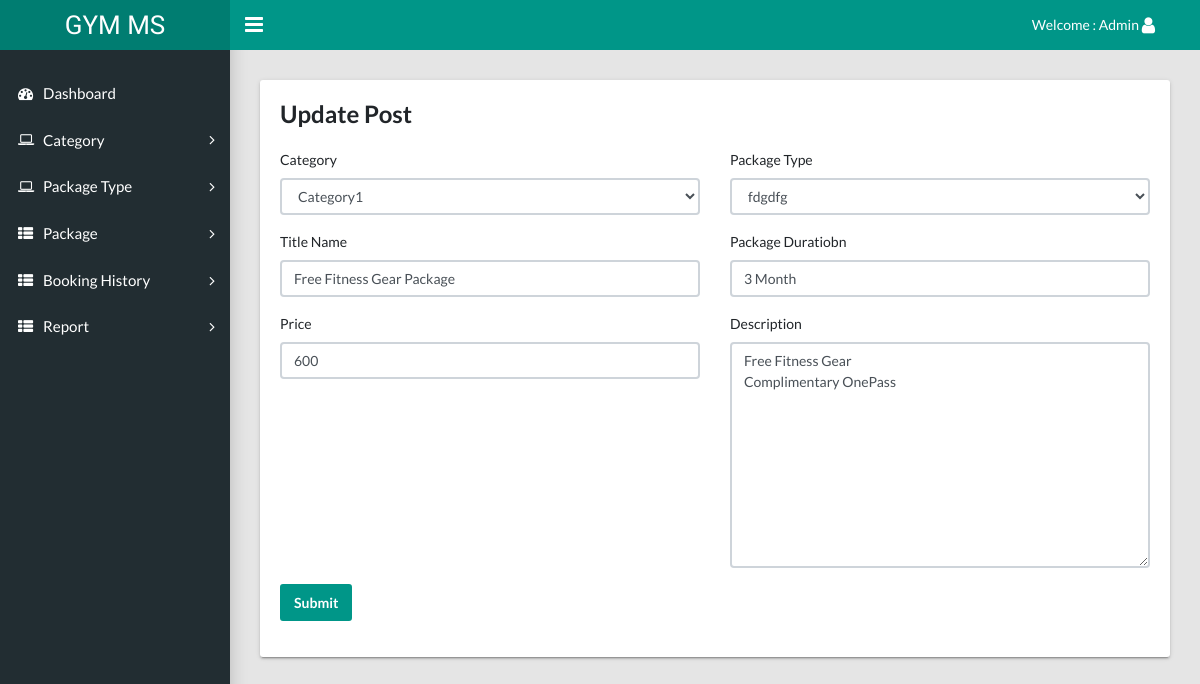
The page /admin/edit-post.php?pid=1 (signed in) on the database its author committed.
### tables this page shows
CREATE TABLE `tbladdpackage` (
  `id` int(11) NOT NULL,
  `category` varchar(45) DEFAULT NULL,
  `titlename` varchar(450) DEFAULT NULL,
  `PackageType` varchar(45) DEFAULT NULL,
  `PackageDuratiobn` varchar(45) DEFAULT NULL,
  `Price` varchar(45) DEFAULT NULL,
  `uploadphoto` varchar(450) DEFAULT NULL,
  `Description` varchar(450) DEFAULT NULL,
  `create_date` timestamp NULL DEFAULT current_timestamp()
);

CREATE TABLE `tblcategory` (
  `id` int(11) NOT NULL,
  `category_name` varchar(45) DEFAULT NULL,
  `status` varchar(45) DEFAULT '0'
);

CREATE TABLE `tblpackage` (
  `id` int(11) NOT NULL,
  `cate_id` varchar(45) DEFAULT NULL,
  `PackageName` varchar(45) DEFAULT NULL
);

### admin/edit-post.php (the view, shortened to what this page needs)
<?php session_start();
if (strlen($_SESSION['adminid']==0)) {
  header('location:logout.php');
  } else{
$pid=$_GET['pid'];
?>
<!DOCTYPE html>
<html lang="en">
  <head>
    <link rel="stylesheet" type="text/css" href="css/main.css">
    <link rel="stylesheet" type="text/css" href="https://maxcdn.bootstrapcdn.com/font-awesome/4.7.0/css/font-awesome.min.css">
  </head>
  <body class="app sidebar-mini rtl">
   <?php include 'include/header.php'; ?>
    <?php include 'include/sidebar.php'; ?>
    <main class="app-content">
      <div class="row">
        <div class="col-md-12">
          <div class="tile">
            <h3 class="tile-title">Update Post</h3>
               <?php
                   include  'include/config.php';
                  $sql="SELECT * FROM tbladdpackage as t1
                    join tblcategory as t2
                    on t1.category=t2.id
                    join tblpackage as t3
                    on t1.PackageType=t3.id where t1.id=:pid";
                  $query= $dbh->prepare($sql);
                  $query->bindParam(':pid',$pid, PDO::PARAM_STR);
                  $query-> execute();
                  $results = $query -> fetchAll(PDO::FETCH_OBJ);
                  $cnt=1;
                  if($query -> rowCount() > 0)
                  {
                  foreach($results as $result)
                  {
                  ?>
            <div class="tile-body">
              <form class="row" method="post">
                <div class="form-group col-md-6">
                  <label class="control-label">Category</label>
                 <select name="category" id="category" class="form-control" onChange="getdistrict(this.value);">
                  <option value="<?php echo $result->id;?>"><?php echo $result->category_name;?></option>
                  </select>
                </div>
                 <div class="form-group col-md-6">
                  <label class="control-label">Package Type</label>
                   <select name="package" id="package" class="form-control">
                     <option value="<?php echo $result->id;?>"><?php echo $result->PackageName;?></option>
                 </select>
                </div>
                <div class="form-group col-md-6">
                  <label class="control-label">Title Name</label>
                  <input class="form-control" name="titlename" id="titlename" type="text" placeholder="Enter your Title Name" value="<?php echo $result->titlename;?>">
                </div>
                 <div class="form-group col-md-6">
                  <label class="control-label">Package Duratiobn</label>
                  <input class="form-control" type="text" name="packageduratiobn" name="packageduratiobn" placeholder="Enter Package Duratiobn" value="<?php echo $result->PackageDuratiobn;?>">
                </div>
                 <div class="form-group col-md-6">
                  <label class="control-label">Price</label>
                  <input class="form-control" type="text" name="Price" id="Price" placeholder="Enter your Price" value="<?php echo $result->Price;?>">
                </div>
                  <div class="form-group col-md-6">
                  <label class="control-label">Description</label>
                  <textarea name="description" id="description" class="form-control" cols="5" rows="10"><?php echo $result->Description;?></textarea>
                </div>
                <div class="form-group col-md-4 align-self-end">
                  <input type="Submit" name="Submit" id="Submit" class="btn btn-primary" value="Submit">
                </div>
              </form>
            </div>
             <?php  $cnt=$cnt+1; } } ?>
          </div>
        </div>
      </div>
    </main>
  </body>
</html>
<?php }?>

### rows shown on the page
tbladdpackage: category "Category1", package "fdgdfg", titlename "Free Fitness Gear Package", packageduratiobn "3 Month", Price "600", description "Free Fitness Gear Complimentary OnePass"
